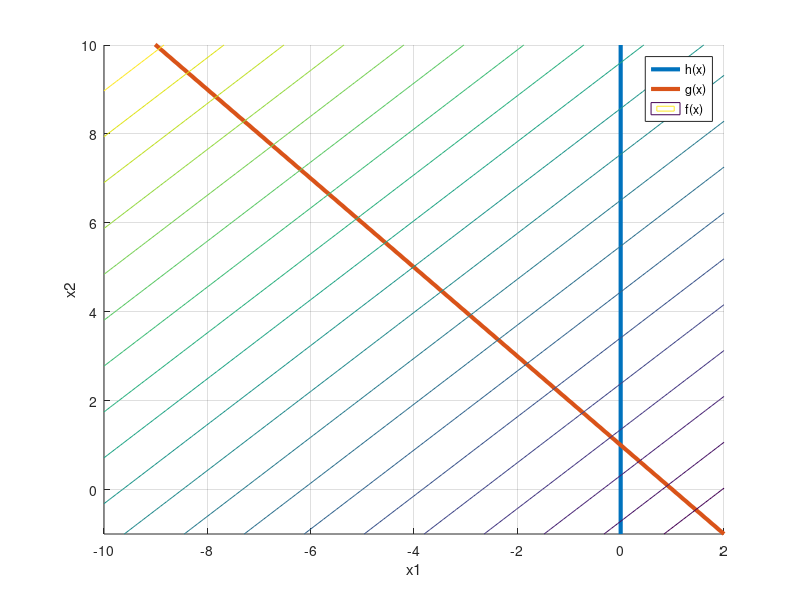

The MATLAB source for this figure:
clear all; close all; clc;

figure('Color','white'), hold on, grid on;
ylim([-1 10])
plot([0,0],[-1,10],'LineWidth',3)
plot([-10,2],[11,-1],'LineWidth',3)

x = linspace(-10,2);
y = linspace(-1,10);
[X,Y] = meshgrid(x,y);
Z = X^2+Y^2;
contour(X,Y,Z,20)

legend({'h(x)','g(x)','f(x)'})
xlabel 'x1', ylabel 'x2'